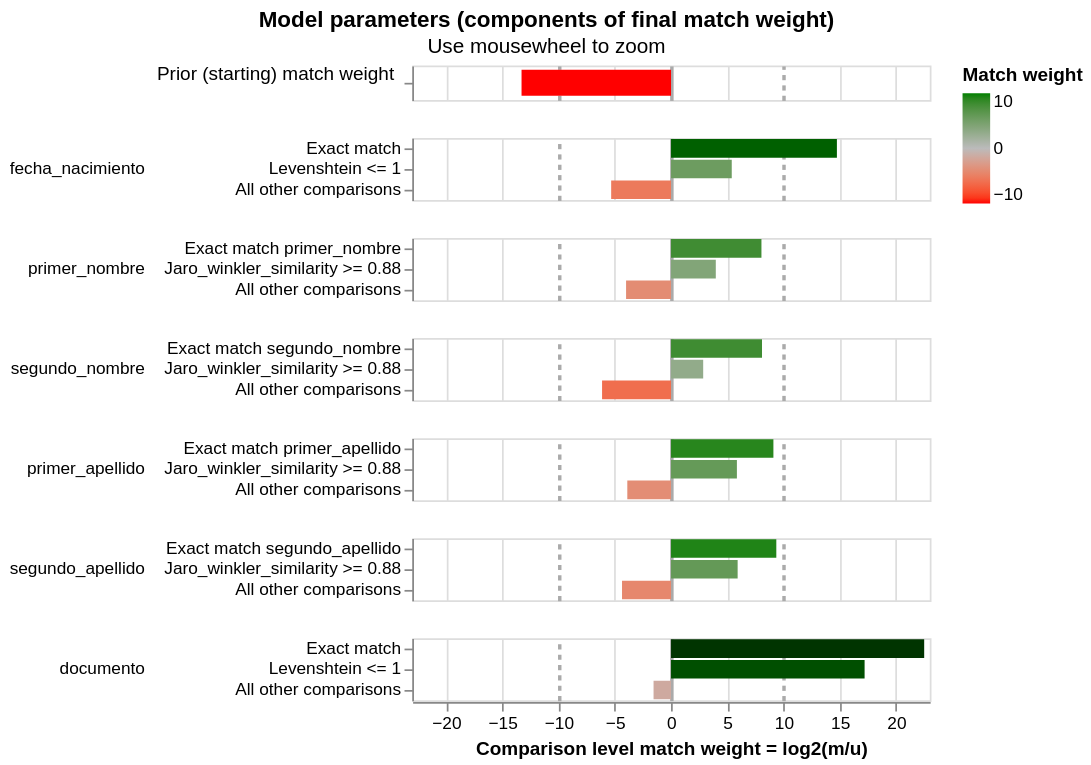

Notebook source saved alongside this figure:
### Code cell
linker.match_weights_chart()

### Figure 1 — Vega-Lite specification as saved in the notebook (floating-point values rounded to 4 significant figures)
{"config": {"view": {"continuousWidth": 300, "continuousHeight": 300, "discreteHeight": 60, "discreteWidth": 400}, "header": {"title": null}, "mark": {"tooltip": null}, "title": {"anchor": "middle"}}, "vconcat": [{"mark": {"type": "bar", "clip": true, "height": 15}, "encoding": {"color": {"field": "log2_bayes_factor", "scale": {"domain": [-10, 0, 10], "interpolate": "lab", "range": ["red", "#bbbbbb", "green"]}, "title": "Match weight", "type": "quantitative"}, "tooltip": [{"field": "comparison_name", "title": "Comparison name", "type": "nominal"}, {"field": "probability_two_random_records_match", "format": ".4f", "title": "Probability two random records match", "type": "nominal"}, {"field": "log2_bayes_factor", "format": ",.4f", "title": "Equivalent match weight", "type": "quantitative"}, {"field": "bayes_factor_description", "title": "Match weight description", "type": "nominal"}], "x": {"axis": {"domain": false, "gridColor": {"condition": {"test": "abs(datum.value / 10)  <= 1 & datum.value % 10 === 0", "value": "#aaa"}, "value": "#ddd"}, "gridDash": {"condition": {"test": "abs(datum.value / 10) == 1", "value": [3]}, "value": null}, "gridWidth": {"condition": {"test": "abs(datum.value / 10)  <= 1 & datum.value % 10 === 0", "value": 2}, "value": 1}, "labels": false, "ticks": false, "title": ""}, "field": "log2_bayes_factor", "scale": {"domain": [-23, 23]}, "type": "quantitative"}, "y": {"axis": {"title": "Prior (starting) match weight", "titleAlign": "right", "titleAngle": 0, "titleFontWeight": "normal"}, "field": "label_for_charts", "sort": {"field": "comparison_vector_value", "order": "descending"}, "type": "nominal"}}, "height": 20, "transform": [{"filter": "(datum.comparison_name == 'probability_two_random_records_match')"}]}, {"mark": {"type": "bar", "clip": true}, "encoding": {"color": {"field": "log2_bayes_factor", "scale": {"domain": [-10, 0, 10], "interpolate": "lab", "range": ["red", "#bbbbbb", "green"]}, "title": "Match weight", "type": "quantitative"}, "row": {"field": "comparison_name", "header": {"labelAlign": "left", "labelAnchor": "middle", "labelAngle": 0}, "sort": {"field": "comparison_sort_order"}, "type": "nominal"}, "tooltip": [{"field": "comparison_name", "title": "Comparison name", "type": "nominal"}, {"field": "label_for_charts", "title": "Label", "type": "ordinal"}, {"field": "sql_condition", "title": "SQL condition", "type": "nominal"}, {"field": "m_probability", "format": ".4f", "title": "M probability", "type": "quantitative"}, {"field": "u_probability", "format": ".4f", "title": "U probability", "type": "quantitative"}, {"field": "bayes_factor", "format": ",.4f", "title": "Bayes factor = m/u", "type": "quantitative"}, {"field": "log2_bayes_factor", "format": ",.4f", "title": "Match weight = log2(m/u)", "type": "quantitative"}, {"field": "bayes_factor_description", "title": "Match weight description", "type": "nominal"}], "x": {"axis": {"gridColor": {"condition": {"test": "abs(datum.value / 10)  <= 1 & datum.value % 10 === 0", "value": "#aaa"}, "value": "#ddd"}, "gridDash": {"condition": {"test": "abs(datum.value / 10) == 1", "value": [3]}, "value": null}, "gridWidth": {"condition": {"test": "abs(datum.value / 10)  <= 1 & datum.value % 10 === 0", "value": 2}, "value": 1}, "title": "Comparison level match weight = log2(m/u)"}, "field": "log2_bayes_factor", "scale": {"domain": [-23, 23]}, "type": "quantitative"}, "y": {"axis": {"title": null}, "field": "label_for_charts", "sort": {"field": "comparison_vector_value", "order": "descending"}, "type": "nominal"}}, "height": {"step": 12}, "resolve": {"axis": {"y": "independent"}, "scale": {"y": "independent"}}, "transform": [{"filter": "(datum.comparison_name != 'probability_two_random_records_match')"}]}], "data": {"name": "data-37b284acd1b6136956d11b1cf75f0e3c"}, "params": [{"name": "mouse_zoom", "select": {"type": "interval", "encodings": ["x"]}, "bind": "scales", "views": []}], "resolve": {"axis": {"y": "independent"}, "scale": {"y": "independent"}}, "title": {"text": "Model parameters (components of final match weight)", "subtitle": "Use mousewheel to zoom"}, "$schema": "https://vega.github.io/schema/vega-lite/v5.9.3.json", "datasets": {"data-37b284acd1b6136956d11b1cf75f0e3c": [{"comparison_name": "probability_two_random_records_match", "sql_condition": null, "label_for_charts": "", "m_probability": null, "u_probability": null, "m_probability_description": null, "u_probability_description": null, "has_tf_adjustments": false, "tf_adjustment_column": null, "tf_adjustment_weight": null, "is_null_level": false, "bayes_factor": 0.0001, "log2_bayes_factor": -13.29, "comparison_vector_value": 0, "max_comparison_vector_value": 0, "bayes_factor_description": "The probability that two random records drawn at random match is 0.000 or one in  10,000.0 records.This is equivalent to a starting match weight of -13.288.", "probability_two_random_records_match": 0.0001, "comparison_sort_order": -1}, {"comparison_name": "fecha_nacimiento", "sql_condition": "\"fecha_nacimiento_l\" = \"fecha_nacimiento_r\"", "label_for_charts": "Exact match", "m_probability": 0.9559, "u_probability": 3.483e-05, "m_probability_description": "Amongst matching record comparisons, 95.59% of records are in the exact match comparison level", "u_probability_description": "Amongst non-matching record comparisons, 0.00% of records are in the exact match comparison level", "has_tf_adjustments": false, "tf_adjustment_column": null, "tf_adjustment_weight": 1.0, "is_null_level": false, "bayes_factor": 27450.0, "log2_bayes_factor": 14.74, "comparison_vector_value": 2, "max_comparison_vector_value": 2, "bayes_factor_description": "If comparison level is `exact match` then comparison is 27,448.02 times more likely to be a match", "probability_two_random_records_match": 0.0001, "comparison_sort_order": 0}, {"comparison_name": "fecha_nacimiento", "sql_condition": "levenshtein(\"fecha_nacimiento_l\", \"fecha_nacimiento_r\") <= 1", "label_for_charts": "Levenshtein <= 1", "m_probability": 0.04412, "u_probability": 0.001047, "m_probability_description": "Amongst matching record comparisons, 4.41% of records are in the levenshtein <= 1 comparison level", "u_probability_description": "Amongst non-matching record comparisons, 0.10% of records are in the levenshtein <= 1 comparison level", "has_tf_adjustments": false, "tf_adjustment_column": null, "tf_adjustment_weight": 1.0, "is_null_level": false, "bayes_factor": 42.15, "log2_bayes_factor": 5.398, "comparison_vector_value": 1, "max_comparison_vector_value": 2, "bayes_factor_description": "If comparison level is `levenshtein <= 1` then comparison is 42.15 times more likely to be a match", "probability_two_random_records_match": 0.0001, "comparison_sort_order": 0}, {"comparison_name": "fecha_nacimiento", "sql_condition": "ELSE", "label_for_charts": "All other comparisons", "m_probability": 0.025, "u_probability": 0.9989, "m_probability_description": "Amongst matching record comparisons, 2.50% of records are in the all other comparisons comparison level", "u_probability_description": "Amongst non-matching record comparisons, 99.89% of records are in the all other comparisons comparison level", "has_tf_adjustments": false, "tf_adjustment_column": null, "tf_adjustment_weight": 1.0, "is_null_level": false, "bayes_factor": 0.02503, "log2_bayes_factor": -5.32, "comparison_vector_value": 0, "max_comparison_vector_value": 2, "bayes_factor_description": "If comparison level is `all other comparisons` then comparison is  39.96 times less likely to be a match", "probability_two_random_records_match": 0.0001, "comparison_sort_order": 0}, {"comparison_name": "primer_nombre", "sql_condition": "\"primer_nombre_l\" = \"primer_nombre_r\"", "label_for_charts": "Exact match primer_nombre", "m_probability": 0.8768, "u_probability": 0.003338, "m_probability_description": "Amongst matching record comparisons, 87.68% of records are in the exact match primer_nombre comparison level", "u_probability_description": "Amongst non-matching record comparisons, 0.33% of records are in the exact match primer_nombre comparison level", "has_tf_adjustments": true, "tf_adjustment_column": "primer_nombre", "tf_adjustment_weight": 1.0, "is_null_level": false, "bayes_factor": 262.7, "log2_bayes_factor": 8.037, "comparison_vector_value": 2, "max_comparison_vector_value": 2, "bayes_factor_description": "If comparison level is `exact match primer_nombre` then comparison is 262.65 times more likely to be a match", "probability_two_random_records_match": 0.0001, "comparison_sort_order": 1}, {"comparison_name": "primer_nombre", "sql_condition": "jaro_winkler_similarity(\"primer_nombre_l\", \"primer_nombre_r\") >= 0.88", "label_for_charts": "Jaro_winkler_similarity >= 0.88", "m_probability": 0.06094, "u_probability": 0.003863, "m_probability_description": "Amongst matching record comparisons, 6.09% of records are in the jaro_winkler_similarity >= 0.88 comparison level", "u_probability_description": "Amongst non-matching record comparisons, 0.39% of records are in the jaro_winkler_similarity >= 0.88 comparison level", "has_tf_adjustments": false, "tf_adjustment_column": null, "tf_adjustment_weight": 1.0, "is_null_level": false, "bayes_factor": 15.77, "log2_bayes_factor": 3.98, "comparison_vector_value": 1, "max_comparison_vector_value": 2, "bayes_factor_description": "If comparison level is `jaro_winkler_similarity >= 0.88` then comparison is 15.77 times more likely to be a match", "probability_two_random_records_match": 0.0001, "comparison_sort_order": 1}, {"comparison_name": "primer_nombre", "sql_condition": "ELSE", "label_for_charts": "All other comparisons", "m_probability": 0.06225, "u_probability": 0.9928, "m_probability_description": "Amongst matching record comparisons, 6.23% of records are in the all other comparisons comparison level", "u_probability_description": "Amongst non-matching record comparisons, 99.28% of records are in the all other comparisons comparison level", "has_tf_adjustments": false, "tf_adjustment_column": null, "tf_adjustment_weight": 1.0, "is_null_level": false, "bayes_factor": 0.0627, "log2_bayes_factor": -3.995, "comparison_vector_value": 0, "max_comparison_vector_value": 2, "bayes_factor_description": "If comparison level is `all other comparisons` then comparison is  15.95 times less likely to be a match", "probability_two_random_records_match": 0.0001, "comparison_sort_order": 1}, {"comparison_name": "segundo_nombre", "sql_condition": "\"segundo_nombre_l\" = \"segundo_nombre_r\"", "label_for_charts": "Exact match segundo_nombre", "m_probability": 0.9546, "u_probability": 0.00351, "m_probability_description": "Amongst matching record comparisons, 95.46% of records are in the exact match segundo_nombre comparison level", "u_probability_description": "Amongst non-matching record comparisons, 0.35% of records are in the exact match segundo_nombre comparison level", "has_tf_adjustments": true, "tf_adjustment_column": "segundo_nombre", "tf_adjustment_weight": 1.0, "is_null_level": false, "bayes_factor": 272.0, "log2_bayes_factor": 8.087, "comparison_vector_value": 2, "max_comparison_vector_value": 2, "bayes_factor_description": "If comparison level is `exact match segundo_nombre` then comparison is 271.95 times more likely to be a match", "probability_two_random_records_match": 0.0001, "comparison_sort_order": 2}, {"comparison_name": "segundo_nombre", "sql_condition": "jaro_winkler_similarity(\"segundo_nombre_l\", \"segundo_nombre_r\") >= 0.88", "label_for_charts": "Jaro_winkler_similarity >= 0.88", "m_probability": 0.03118, "u_probability": 0.004298, "m_probability_description": "Amongst matching record comparisons, 3.12% of records are in the jaro_winkler_similarity >= 0.88 comparison level", "u_probability_description": "Amongst non-matching record comparisons, 0.43% of records are in the jaro_winkler_similarity >= 0.88 comparison level", "has_tf_adjustments": false, "tf_adjustment_column": null, "tf_adjustment_weight": 1.0, "is_null_level": false, "bayes_factor": 7.255, "log2_bayes_factor": 2.859, "comparison_vector_value": 1, "max_comparison_vector_value": 2, "bayes_factor_description": "If comparison level is `jaro_winkler_similarity >= 0.88` then comparison is 7.25 times more likely to be a match", "probability_two_random_records_match": 0.0001, "comparison_sort_order": 2}, {"comparison_name": "segundo_nombre", "sql_condition": "ELSE", "label_for_charts": "All other comparisons", "m_probability": 0.01417, "u_probability": 0.9922, "m_probability_description": "Amongst matching record comparisons, 1.42% of records are in the all other comparisons comparison level", "u_probability_description": "Amongst non-matching record comparisons, 99.22% of records are in the all other comparisons comparison level", "has_tf_adjustments": false, "tf_adjustment_column": null, "tf_adjustment_weight": 1.0, "is_null_level": false, "bayes_factor": 0.01428, "log2_bayes_factor": -6.129, "comparison_vector_value": 0, "max_comparison_vector_value": 2, "bayes_factor_description": "If comparison level is `all other comparisons` then comparison is  70.01 times less likely to be a match", "probability_two_random_records_match": 0.0001, "comparison_sort_order": 2}, {"comparison_name": "primer_apellido", "sql_condition": "\"primer_apellido_l\" = \"primer_apellido_r\"", "label_for_charts": "Exact match primer_apellido", "m_probability": 0.8557, "u_probability": 0.001559, "m_probability_description": "Amongst matching record comparisons, 85.57% of records are in the exact match primer_apellido comparison level", "u_probability_description": "Amongst non-matching record comparisons, 0.16% of records are in the exact match primer_apellido comparison level", "has_tf_adjustments": true, "tf_adjustment_column": "primer_apellido", "tf_adjustment_weight": 1.0, "is_null_level": false, "bayes_factor": 548.8, "log2_bayes_factor": 9.1, "comparison_vector_value": 2, "max_comparison_vector_value": 2, "bayes_factor_description": "If comparison level is `exact match primer_apellido` then comparison is 548.83 times more likely to be a match", "probability_two_random_records_match": 0.0001, "comparison_sort_order": 3}, {"comparison_name": "primer_apellido", "sql_condition": "jaro_winkler_similarity(\"primer_apellido_l\", \"primer_apellido_r\") >= 0.88", "label_for_charts": "Jaro_winkler_similarity >= 0.88", "m_probability": 0.07688, "u_probability": 0.001328, "m_probability_description": "Amongst matching record comparisons, 7.69% of records are in the jaro_winkler_similarity >= 0.88 comparison level", "u_probability_description": "Amongst non-matching record comparisons, 0.13% of records are in the jaro_winkler_similarity >= 0.88 comparison level", "has_tf_adjustments": false, "tf_adjustment_column": null, "tf_adjustment_weight": 1.0, "is_null_level": false, "bayes_factor": 57.89, "log2_bayes_factor": 5.855, "comparison_vector_value": 1, "max_comparison_vector_value": 2, "bayes_factor_description": "If comparison level is `jaro_winkler_similarity >= 0.88` then comparison is 57.89 times more likely to be a match", "probability_two_random_records_match": 0.0001, "comparison_sort_order": 3}, {"comparison_name": "primer_apellido", "sql_condition": "ELSE", "label_for_charts": "All other comparisons", "m_probability": 0.06744, "u_probability": 0.9971, "m_probability_description": "Amongst matching record comparisons, 6.74% of records are in the all other comparisons comparison level", "u_probability_description": "Amongst non-matching record comparisons, 99.71% of records are in the all other comparisons comparison level", "has_tf_adjustments": false, "tf_adjustment_column": null, "tf_adjustment_weight": 1.0, "is_null_level": false, "bayes_factor": 0.06763, "log2_bayes_factor": -3.886, "comparison_vector_value": 0, "max_comparison_vector_value": 2, "bayes_factor_description": "If comparison level is `all other comparisons` then comparison is  14.79 times less likely to be a match", "probability_two_random_records_match": 0.0001, "comparison_sort_order": 3}, {"comparison_name": "segundo_apellido", "sql_condition": "\"segundo_apellido_l\" = \"segundo_apellido_r\"", "label_for_charts": "Exact match segundo_apellido", "m_probability": 0.8825, "u_probability": 0.001344, "m_probability_description": "Amongst matching record comparisons, 88.25% of records are in the exact match segundo_apellido comparison level", "u_probability_description": "Amongst non-matching record comparisons, 0.13% of records are in the exact match segundo_apellido comparison level", "has_tf_adjustments": true, "tf_adjustment_column": "segundo_apellido", "tf_adjustment_weight": 1.0, "is_null_level": false, "bayes_factor": 656.6, "log2_bayes_factor": 9.359, "comparison_vector_value": 2, "max_comparison_vector_value": 2, "bayes_factor_description": "If comparison level is `exact match segundo_apellido` then comparison is 656.61 times more likely to be a match", "probability_two_random_records_match": 0.0001, "comparison_sort_order": 4}, {"comparison_name": "segundo_apellido", "sql_condition": "jaro_winkler_similarity(\"segundo_apellido_l\", \"segundo_apellido_r\") >= 0.88", "label_for_charts": "Jaro_winkler_similarity >= 0.88", "m_probability": 0.06883, "u_probability": 0.001136, "m_probability_description": "Amongst matching record comparisons, 6.88% of records are in the jaro_winkler_similarity >= 0.88 comparison level", "u_probability_description": "Amongst non-matching record comparisons, 0.11% of records are in the jaro_winkler_similarity >= 0.88 comparison level", "has_tf_adjustments": false, "tf_adjustment_column": null, "tf_adjustment_weight": 1.0, "is_null_level": false, "bayes_factor": 60.61, "log2_bayes_factor": 5.921, "comparison_vector_value": 1, "max_comparison_vector_value": 2, "bayes_factor_description": "If comparison level is `jaro_winkler_similarity >= 0.88` then comparison is 60.61 times more likely to be a match", "probability_two_random_records_match": 0.0001, "comparison_sort_order": 4}, {"comparison_name": "segundo_apellido", "sql_condition": "ELSE", "label_for_charts": "All other comparisons", "m_probability": 0.04872, "u_probability": 0.9975, "m_probability_description": "Amongst matching record comparisons, 4.87% of records are in the all other comparisons comparison level", "u_probability_description": "Amongst non-matching record comparisons, 99.75% of records are in the all other comparisons comparison level", "has_tf_adjustments": false, "tf_adjustment_column": null, "tf_adjustment_weight": 1.0, "is_null_level": false, "bayes_factor": 0.04884, "log2_bayes_factor": -4.356, "comparison_vector_value": 0, "max_comparison_vector_value": 2, "bayes_factor_description": "If comparison level is `all other comparisons` then comparison is  20.47 times less likely to be a match", "probability_two_random_records_match": 0.0001, "comparison_sort_order": 4}, {"comparison_name": "documento", "sql_condition": "\"documento_l\" = \"documento_r\"", "label_for_charts": "Exact match", "m_probability": 0.5874, "u_probability": 9.883e-08, "m_probability_description": "Amongst matching record comparisons, 58.74% of records are in the exact match comparison level", "u_probability_description": "Amongst non-matching record comparisons, 0.00% of records are in the exact match comparison level", "has_tf_adjustments": false, "tf_adjustment_column": null, "tf_adjustment_weight": 1.0, "is_null_level": false, "bayes_factor": 5944000.0, "log2_bayes_factor": 22.5, "comparison_vector_value": 2, "max_comparison_vector_value": 2, "bayes_factor_description": "If comparison level is `exact match` then comparison is 5,944,082.70 times more likely to be a match", "probability_two_random_records_match": 0.0001, "comparison_sort_order": 5}, {"comparison_name": "documento", "sql_condition": "levenshtein(\"documento_l\", \"documento_r\") <= 1", "label_for_charts": "Levenshtein <= 1", "m_probability": 0.07175, "u_probability": 4.744e-07, "m_probability_description": "Amongst matching record comparisons, 7.17% of records are in the levenshtein <= 1 comparison level", "u_probability_description": "Amongst non-matching record comparisons, 0.00% of records are in the levenshtein <= 1 comparison level", "has_tf_adjustments": false, "tf_adjustment_column": null, "tf_adjustment_weight": 1.0, "is_null_level": false, "bayes_factor": 151200.0, "log2_bayes_factor": 17.21, "comparison_vector_value": 1, "max_comparison_vector_value": 2, "bayes_factor_description": "If comparison level is `levenshtein <= 1` then comparison is 151,248.92 times more likely to be a match", "probability_two_random_records_match": 0.0001, "comparison_sort_order": 5}, {"comparison_name": "documento", "sql_condition": "ELSE", "label_for_charts": "All other comparisons", "m_probability": 0.3408, "u_probability": 1.0, "m_probability_description": "Amongst matching record comparisons, 34.08% of records are in the all other comparisons comparison level", "u_probability_description": "Amongst non-matching record comparisons, 100.00% of records are in the all other comparisons comparison level", "has_tf_adjustments": false, "tf_adjustment_column": null, "tf_adjustment_weight": 1.0, "is_null_level": false, "bayes_factor": 0.3408, "log2_bayes_factor": -1.553, "comparison_vector_value": 0, "max_comparison_vector_value": 2, "bayes_factor_description": "If comparison level is `all other comparisons` then comparison is  2.93 times less likely to be a match", "probability_two_random_records_match": 0.0001, "comparison_sort_order": 5}]}}
